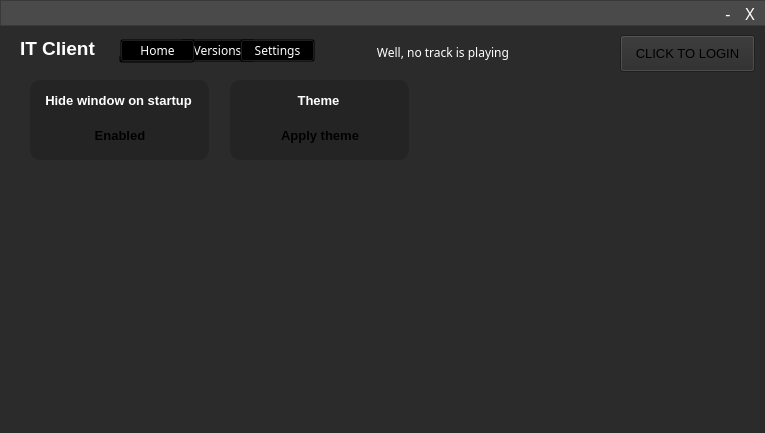
<?xml version="1.0" encoding="UTF-8"?>
<ui version="4.0">
 <class>Settings</class>
 <widget class="QWidget" name="Settings">
  <property name="geometry">
   <rect>
    <x>0</x>
    <y>0</y>
    <width>765</width>
    <height>433</height>
   </rect>
  </property>
  <property name="windowTitle">
   <string>Form</string>
  </property>
  <property name="styleSheet">
   <string notr="true">background-color :rgb(43, 43, 43);
</string>
  </property>
  <widget class="QPushButton" name="Version_button">
   <property name="geometry">
    <rect>
     <x>180</x>
     <y>39</y>
     <width>75</width>
     <height>23</height>
    </rect>
   </property>
   <property name="font">
    <font>
     <family>Yu Gothic UI Light</family>
     <pointsize>9</pointsize>
    </font>
   </property>
   <property name="styleSheet">
    <string notr="true">color: white;background-color: transparent</string>
   </property>
   <property name="text">
    <string>Versions</string>
   </property>
  </widget>
  <widget class="QFrame" name="frame_3">
   <property name="geometry">
    <rect>
     <x>259</x>
     <y>59</y>
     <width>34</width>
     <height>1</height>
    </rect>
   </property>
   <property name="styleSheet">
    <string notr="true">background-color: white</string>
   </property>
   <property name="frameShape">
    <enum>QFrame::StyledPanel</enum>
   </property>
   <property name="frameShadow">
    <enum>QFrame::Raised</enum>
   </property>
  </widget>
  <widget class="QPushButton" name="Settings_button">
   <property name="geometry">
    <rect>
     <x>240</x>
     <y>39</y>
     <width>75</width>
     <height>23</height>
    </rect>
   </property>
   <property name="font">
    <font>
     <family>Yu Gothic UI Light</family>
     <pointsize>9</pointsize>
    </font>
   </property>
   <property name="styleSheet">
    <string notr="true">color: white;background-color: transparent</string>
   </property>
   <property name="text">
    <string>Settings</string>
   </property>
  </widget>
  <widget class="QPushButton" name="Profile">
   <property name="geometry">
    <rect>
     <x>620</x>
     <y>35</y>
     <width>135</width>
     <height>37</height>
    </rect>
   </property>
   <property name="font">
    <font>
     <family>Arial</family>
     <pointsize>10</pointsize>
     <weight>50</weight>
     <bold>false</bold>
    </font>
   </property>
   <property name="styleSheet">
    <string notr="true">background-color: qlineargradient(spread:pad, x1:0, y1:0, x2:1, y2:0, stop:0 rgb(130, 130, 130), stop:1 rgb(171, 171, 171));color: rgb(255, 255, 255);border-top-left-radius : 10px;border-top-right-radius : 10px;border-bottom-left-radius:10px;border-bottom-right-radius : 10px;

QPushButton {
    background-color: rgb(0, 98, 0)
}</string>
   </property>
   <property name="text">
    <string>CLICK TO LOGIN</string>
   </property>
  </widget>
  <widget class="QPushButton" name="Home_Button">
   <property name="geometry">
    <rect>
     <x>119</x>
     <y>40</y>
     <width>75</width>
     <height>23</height>
    </rect>
   </property>
   <property name="font">
    <font>
     <family>Yu Gothic UI Light</family>
     <pointsize>9</pointsize>
    </font>
   </property>
   <property name="styleSheet">
    <string notr="true">color: white;background-color: transparent</string>
   </property>
   <property name="text">
    <string>Home</string>
   </property>
  </widget>
  <widget class="QFrame" name="titlebar">
   <property name="geometry">
    <rect>
     <x>0</x>
     <y>0</y>
     <width>767</width>
     <height>26</height>
    </rect>
   </property>
   <property name="styleSheet">
    <string notr="true">background-color: rgb(74, 74, 74);</string>
   </property>
   <property name="frameShape">
    <enum>QFrame::StyledPanel</enum>
   </property>
   <property name="frameShadow">
    <enum>QFrame::Raised</enum>
   </property>
   <widget class="QPushButton" name="close">
    <property name="geometry">
     <rect>
      <x>740</x>
      <y>3</y>
      <width>20</width>
      <height>20</height>
     </rect>
    </property>
    <property name="font">
     <font>
      <family>Candara Light</family>
      <pointsize>12</pointsize>
      <weight>50</weight>
      <bold>false</bold>
     </font>
    </property>
    <property name="styleSheet">
     <string notr="true">color: white;
border-top-left-radius : 10px;border-top-right-radius : 10px;border-bottom-left-radius:10px;border-bottom-right-radius : 10px;</string>
    </property>
    <property name="text">
     <string>X</string>
    </property>
   </widget>
   <widget class="QPushButton" name="hide">
    <property name="geometry">
     <rect>
      <x>718</x>
      <y>3</y>
      <width>20</width>
      <height>20</height>
     </rect>
    </property>
    <property name="font">
     <font>
      <family>Candara Light</family>
      <pointsize>12</pointsize>
      <weight>50</weight>
      <bold>false</bold>
     </font>
    </property>
    <property name="styleSheet">
     <string notr="true">color: white;
border-top-left-radius : 10px;border-top-right-radius : 10px;border-bottom-left-radius:10px;border-bottom-right-radius : 10px;</string>
    </property>
    <property name="text">
     <string>-</string>
    </property>
   </widget>
  </widget>
  <widget class="QLabel" name="Title">
   <property name="geometry">
    <rect>
     <x>20</x>
     <y>40</y>
     <width>162</width>
     <height>16</height>
    </rect>
   </property>
   <property name="font">
    <font>
     <family>Yu Gothic UI</family>
     <pointsize>14</pointsize>
     <weight>75</weight>
     <bold>true</bold>
    </font>
   </property>
   <property name="styleSheet">
    <string notr="true">color: white</string>
   </property>
   <property name="text">
    <string>IT Client</string>
   </property>
  </widget>
  <widget class="QPushButton" name="Home_Button_2">
   <property name="geometry">
    <rect>
     <x>120</x>
     <y>39</y>
     <width>75</width>
     <height>23</height>
    </rect>
   </property>
   <property name="font">
    <font>
     <family>Yu Gothic UI Light</family>
     <pointsize>9</pointsize>
    </font>
   </property>
   <property name="styleSheet">
    <string notr="true">color: white;background-color: transparent</string>
   </property>
   <property name="text">
    <string>Home</string>
   </property>
  </widget>
  <widget class="QFrame" name="hide_window">
   <property name="geometry">
    <rect>
     <x>30</x>
     <y>80</y>
     <width>179</width>
     <height>80</height>
    </rect>
   </property>
   <property name="styleSheet">
    <string notr="true">background-color: rgb(36, 36, 36);
border-radius: 10px</string>
   </property>
   <property name="frameShape">
    <enum>QFrame::StyledPanel</enum>
   </property>
   <property name="frameShadow">
    <enum>QFrame::Raised</enum>
   </property>
   <widget class="QLabel" name="name">
    <property name="geometry">
     <rect>
      <x>10</x>
      <y>3</y>
      <width>157</width>
      <height>34</height>
     </rect>
    </property>
    <property name="font">
     <font>
      <family>Yu Gothic UI</family>
      <pointsize>10</pointsize>
      <weight>75</weight>
      <bold>true</bold>
     </font>
    </property>
    <property name="styleSheet">
     <string notr="true">color: white</string>
    </property>
    <property name="text">
     <string>Hide window on startup</string>
    </property>
    <property name="alignment">
     <set>Qt::AlignCenter</set>
    </property>
   </widget>
   <widget class="QPushButton" name="hide_window_button">
    <property name="geometry">
     <rect>
      <x>15</x>
      <y>40</y>
      <width>150</width>
      <height>31</height>
     </rect>
    </property>
    <property name="font">
     <font>
      <family>Yu Gothic UI</family>
      <pointsize>10</pointsize>
      <weight>75</weight>
      <bold>true</bold>
     </font>
    </property>
    <property name="styleSheet">
     <string notr="true">background-color: rgb(36, 157, 0);color: rgb(255, 255, 255);border-top-left-radius : 10px;border-top-right-radius : 10px;border-bottom-left-radius:10px;border-bottom-right-radius : 10px;

QPushButton {
    background-color: rgb(0, 98, 0)
}</string>
    </property>
    <property name="text">
     <string>Enabled</string>
    </property>
   </widget>
  </widget>
  <widget class="QFrame" name="theme">
   <property name="geometry">
    <rect>
     <x>230</x>
     <y>80</y>
     <width>179</width>
     <height>80</height>
    </rect>
   </property>
   <property name="styleSheet">
    <string notr="true">background-color: rgb(36, 36, 36);
border-radius: 10px</string>
   </property>
   <property name="frameShape">
    <enum>QFrame::StyledPanel</enum>
   </property>
   <property name="frameShadow">
    <enum>QFrame::Raised</enum>
   </property>
   <widget class="QLabel" name="name_2">
    <property name="geometry">
     <rect>
      <x>10</x>
      <y>3</y>
      <width>157</width>
      <height>34</height>
     </rect>
    </property>
    <property name="font">
     <font>
      <family>Yu Gothic UI</family>
      <pointsize>10</pointsize>
      <weight>75</weight>
      <bold>true</bold>
     </font>
    </property>
    <property name="styleSheet">
     <string notr="true">color: white</string>
    </property>
    <property name="text">
     <string>Theme</string>
    </property>
    <property name="alignment">
     <set>Qt::AlignCenter</set>
    </property>
   </widget>
   <widget class="QPushButton" name="theme_button">
    <property name="geometry">
     <rect>
      <x>15</x>
      <y>40</y>
      <width>150</width>
      <height>31</height>
     </rect>
    </property>
    <property name="font">
     <font>
      <family>Yu Gothic UI</family>
      <pointsize>10</pointsize>
      <weight>75</weight>
      <bold>true</bold>
     </font>
    </property>
    <property name="styleSheet">
     <string notr="true">background-color: rgb(36, 157, 0);color: rgb(255, 255, 255);border-top-left-radius : 10px;border-top-right-radius : 10px;border-bottom-left-radius:10px;border-bottom-right-radius : 10px;

QPushButton {
    background-color: rgb(0, 98, 0)
}</string>
    </property>
    <property name="text">
     <string>Apply theme</string>
    </property>
   </widget>
  </widget>
  <widget class="QPushButton" name="previous">
   <property name="geometry">
    <rect>
     <x>523</x>
     <y>44</y>
     <width>20</width>
     <height>20</height>
    </rect>
   </property>
   <property name="styleSheet">
    <string notr="true">border-radius: 1px</string>
   </property>
   <property name="text">
    <string/>
   </property>
   <property name="icon">
    <iconset>
     <normaloff>resources/skip_to_start.png</normaloff>resources/skip_to_start.png</iconset>
   </property>
   <property name="iconSize">
    <size>
     <width>20</width>
     <height>20</height>
    </size>
   </property>
  </widget>
  <widget class="QPushButton" name="play">
   <property name="geometry">
    <rect>
     <x>557</x>
     <y>44</y>
     <width>20</width>
     <height>20</height>
    </rect>
   </property>
   <property name="styleSheet">
    <string notr="true">border-radius: 1px;
image: url(../resources/play.png);</string>
   </property>
   <property name="text">
    <string/>
   </property>
   <property name="icon">
    <iconset theme="../resources/play.png">
     <normaloff>.</normaloff>.</iconset>
   </property>
   <property name="iconSize">
    <size>
     <width>20</width>
     <height>20</height>
    </size>
   </property>
  </widget>
  <widget class="QPushButton" name="skip">
   <property name="geometry">
    <rect>
     <x>591</x>
     <y>44</y>
     <width>20</width>
     <height>20</height>
    </rect>
   </property>
   <property name="styleSheet">
    <string notr="true">border-radius: 1px</string>
   </property>
   <property name="text">
    <string/>
   </property>
   <property name="icon">
    <iconset>
     <normaloff>resources/end.png</normaloff>resources/end.png</iconset>
   </property>
   <property name="iconSize">
    <size>
     <width>20</width>
     <height>20</height>
    </size>
   </property>
  </widget>
  <widget class="QLabel" name="songname">
   <property name="geometry">
    <rect>
     <x>322</x>
     <y>42</y>
     <width>187</width>
     <height>21</height>
    </rect>
   </property>
   <property name="font">
    <font>
     <family>Yu Gothic UI Light</family>
     <pointsize>9</pointsize>
     <weight>50</weight>
     <bold>false</bold>
    </font>
   </property>
   <property name="styleSheet">
    <string notr="true">color: white</string>
   </property>
   <property name="text">
    <string>Well, no track is playing</string>
   </property>
   <property name="alignment">
    <set>Qt::AlignRight|Qt::AlignTrailing|Qt::AlignVCenter</set>
   </property>
  </widget>
 </widget>
 <resources/>
 <connections/>
</ui>
